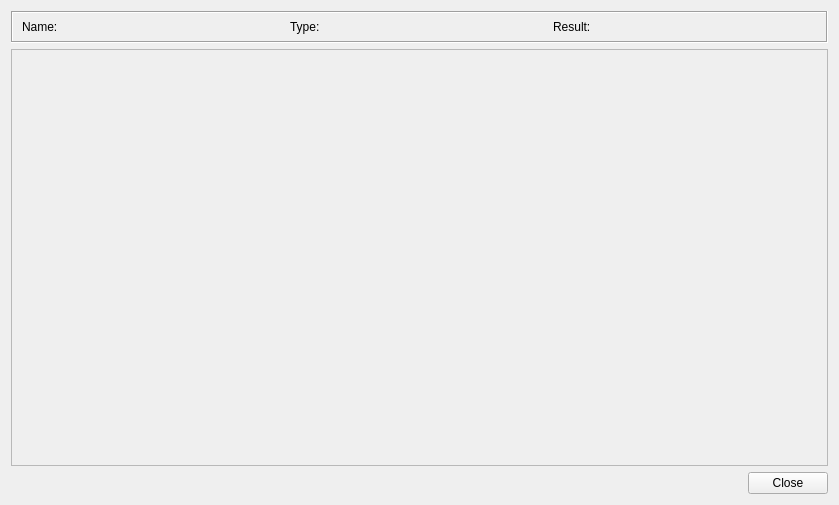
<?xml version="1.0" encoding="UTF-8"?>
<ui version="4.0">
 <comment>
********************************************************************************
**
** Copyright (c) 2018 The University of Notre Dame
** Copyright (c) 2018 The Regents of the University of California
**
** Redistribution and use in source and binary forms, with or without modification,
** are permitted provided that the following conditions are met:
**
** 1. Redistributions of source code must retain the above copyright notice, this 
** list of conditions and the following disclaimer.
**
** 2. Redistributions in binary form must reproduce the above copyright notice, this
** list of conditions and the following disclaimer in the documentation and/or other
** materials provided with the distribution.
**
** 3. Neither the name of the copyright holder nor the names of its contributors may
** be used to endorse or promote products derived from this software without specific
** prior written permission.
**
** THIS SOFTWARE IS PROVIDED BY THE COPYRIGHT HOLDERS AND CONTRIBUTORS &quot;AS IS&quot; AND ANY
** EXPRESS OR IMPLIED WARRANTIES, INCLUDING, BUT NOT LIMITED TO, THE IMPLIED WARRANTIES
** OF MERCHANTABILITY AND FITNESS FOR A PARTICULAR PURPOSE ARE DISCLAIMED. IN NO EVENT
** SHALL THE COPYRIGHT HOLDER OR CONTRIBUTORS BE LIABLE FOR ANY DIRECT, INDIRECT,
** INCIDENTAL, SPECIAL, EXEMPLARY, OR CONSEQUENTIAL DAMAGES (INCLUDING, BUT NOT LIMITED
** TO, PROCUREMENT OF SUBSTITUTE GOODS OR SERVICES; LOSS OF USE, DATA, OR PROFITS; OR
** BUSINESS INTERRUPTION) HOWEVER CAUSED AND ON ANY THEORY OF LIABILITY, WHETHER IN
** CONTRACT, STRICT LIABILITY, OR TORT (INCLUDING NEGLIGENCE OR OTHERWISE) ARISING
** IN ANY WAY OUT OF THE USE OF THIS SOFTWARE, EVEN IF ADVISED OF THE POSSIBILITY OF
** SUCH DAMAGE.
**
**********************************************************************************

// Contributors:
 </comment>
 <class>CWE_Result_Popup</class>
 <widget class="QWidget" name="CWE_Result_Popup">
  <property name="geometry">
   <rect>
    <x>0</x>
    <y>0</y>
    <width>839</width>
    <height>505</height>
   </rect>
  </property>
  <property name="windowTitle">
   <string>Form</string>
  </property>
  <layout class="QVBoxLayout" name="verticalLayout">
   <item>
    <widget class="QFrame" name="frame_resultsInfo">
     <property name="sizePolicy">
      <sizepolicy hsizetype="Preferred" vsizetype="Minimum">
       <horstretch>0</horstretch>
       <verstretch>0</verstretch>
      </sizepolicy>
     </property>
     <property name="maximumSize">
      <size>
       <width>16777215</width>
       <height>32</height>
      </size>
     </property>
     <property name="frameShape">
      <enum>QFrame::Box</enum>
     </property>
     <property name="frameShadow">
      <enum>QFrame::Sunken</enum>
     </property>
     <layout class="QHBoxLayout" name="horizontalLayout_2">
      <property name="topMargin">
       <number>6</number>
      </property>
      <property name="bottomMargin">
       <number>6</number>
      </property>
      <item>
       <widget class="QLabel" name="label_name">
        <property name="text">
         <string>Name:</string>
        </property>
       </widget>
      </item>
      <item>
       <widget class="QLabel" name="label_theName">
        <property name="sizePolicy">
         <sizepolicy hsizetype="Preferred" vsizetype="Preferred">
          <horstretch>1</horstretch>
          <verstretch>0</verstretch>
         </sizepolicy>
        </property>
        <property name="text">
         <string/>
        </property>
       </widget>
      </item>
      <item>
       <widget class="QLabel" name="label_type">
        <property name="text">
         <string>Type:</string>
        </property>
       </widget>
      </item>
      <item>
       <widget class="QLabel" name="label_theType">
        <property name="sizePolicy">
         <sizepolicy hsizetype="Preferred" vsizetype="Preferred">
          <horstretch>1</horstretch>
          <verstretch>0</verstretch>
         </sizepolicy>
        </property>
        <property name="text">
         <string/>
        </property>
       </widget>
      </item>
      <item>
       <widget class="QLabel" name="label_location">
        <property name="text">
         <string>Result:</string>
        </property>
       </widget>
      </item>
      <item>
       <widget class="QLabel" name="label_result">
        <property name="sizePolicy">
         <sizepolicy hsizetype="Preferred" vsizetype="Preferred">
          <horstretch>1</horstretch>
          <verstretch>0</verstretch>
         </sizepolicy>
        </property>
        <property name="text">
         <string/>
        </property>
       </widget>
      </item>
     </layout>
    </widget>
   </item>
   <item>
    <widget class="QFrame" name="displayFrame">
     <property name="frameShape">
      <enum>QFrame::StyledPanel</enum>
     </property>
     <property name="frameShadow">
      <enum>QFrame::Raised</enum>
     </property>
    </widget>
   </item>
   <item>
    <layout class="QHBoxLayout" name="horizontalLayout">
     <item>
      <spacer name="horizontalSpacer">
       <property name="orientation">
        <enum>Qt::Horizontal</enum>
       </property>
       <property name="sizeHint" stdset="0">
        <size>
         <width>678</width>
         <height>20</height>
        </size>
       </property>
      </spacer>
     </item>
     <item>
      <widget class="QPushButton" name="closeButton">
       <property name="text">
        <string>Close</string>
       </property>
      </widget>
     </item>
    </layout>
   </item>
  </layout>
 </widget>
 <resources/>
 <connections>
  <connection>
   <sender>closeButton</sender>
   <signal>clicked()</signal>
   <receiver>CWE_Result_Popup</receiver>
   <slot>closeButtonClicked()</slot>
   <hints>
    <hint type="sourcelabel">
     <x>788</x>
     <y>416</y>
    </hint>
    <hint type="destinationlabel">
     <x>419</x>
     <y>252</y>
    </hint>
   </hints>
  </connection>
 </connections>
 <slots>
  <slot>closeButtonClicked()</slot>
 </slots>
</ui>
